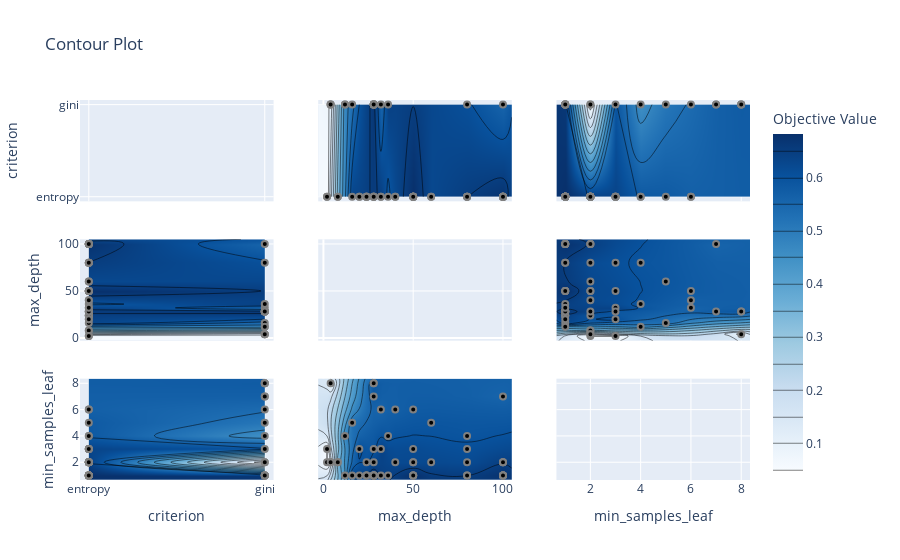

This figure's notebook cell:
### Code cell
# plots parameter interactive chart from we can choose which hyperparameter space has to explore
optuna.visualization.plot_contour(study)

### Figure 1 — Plotly figure (JSON) as saved in the notebook; plotly's stock layout.template omitted (floating-point values rounded to 4 significant figures; data arrays with more than 128 entries replaced by an {"elided": "..."} marker saying what was removed)
{"data": [{"type": "scatter", "xaxis": "x", "yaxis": "y"}, {"colorbar": {"title": {"text": "Objective Value"}}, "colorscale": [[0, "rgb(247,251,255)"], [0.125, "rgb(222,235,247)"], [0.25, "rgb(198,219,239)"], [0.375, "rgb(158,202,225)"], [0.5, "rgb(107,174,214)"], [0.625, "rgb(66,146,198)"], [0.75, "rgb(33,113,181)"], [0.875, "rgb(8,81,156)"], [1, "rgb(8,48,107)"]], "connectgaps": true, "contours": {"coloring": "heatmap"}, "hoverinfo": "none", "line": {"smoothing": 1.3}, "reversescale": false, "showscale": true, "type": "contour", "x": ["entropy", "gini"], "xaxis": "x4", "y": [-2.9, 2, 4, 8, 12, 16, 20, 24, 28, 32, 36, 40, 50, 60, 80, 100, 104.9], "yaxis": "y4", "z": [[null, null], [0.04997, null], [null, 0.118], [0.3648, null], [null, 0.476], [0.6331, 0.5294], [0.6356, null], [0.6445, null], [0.656, 0.6646], [0.6438, 0.5548], [0.5893, 0.6429], [0.6234, null], [0.6824, null], [0.6246, null], [0.6495, 0.6066], [0.6737, 0.5552], [null, null]]}, {"marker": {"color": "black", "line": {"color": "Gray", "width": 2}}, "mode": "markers", "name": "Feasible Trial", "showlegend": false, "type": "scatter", "x": ["entropy", "gini", "gini", "gini", "gini", "entropy", "entropy", "gini", "entropy", "gini", "entropy", "entropy", "entropy", "entropy", "entropy", "entropy", "entropy", "entropy", "entropy", "entropy", "entropy", "entropy", "entropy", "entropy", "entropy", "entropy", "entropy", "entropy", "entropy", "entropy", "entropy", "entropy", "entropy", "entropy", "gini", "gini", "gini", "gini", "gini", "gini", "gini", "gini", "entropy", "gini", "entropy", "entropy", "gini", "entropy", "entropy", "entropy", "gini", "entropy", "entropy", "entropy", "entropy", "entropy", "entropy", "entropy", "entropy", "entropy"], "xaxis": "x4", "y": [50, 28, 100, 4, 32, 100, 16, 80, 40, 12, 100, 100, 2, 8, 24, 36, 100, 20, 60, 100, 100, 24, 24, 24, 32, 80, 80, 80, 20, 8, 50, 28, 28, 28, 28, 28, 28, 28, 28, 4, 16, 28, 40, 12, 100, 2, 36, 28, 60, 100, 4, 80, 100, 32, 50, 50, 50, 50, 50, 50], "yaxis": "y4"}, {"colorbar": {"title": {"text": "Objective Value"}}, "colorscale": [[0, "rgb(247,251,255)"], [0.125, "rgb(222,235,247)"], [0.25, "rgb(198,219,239)"], [0.375, "rgb(158,202,225)"], [0.5, "rgb(107,174,214)"], [0.625, "rgb(66,146,198)"], [0.75, "rgb(33,113,181)"], [0.875, "rgb(8,81,156)"], [1, "rgb(8,48,107)"]], "connectgaps": true, "contours": {"coloring": "heatmap"}, "hoverinfo": "none", "line": {"smoothing": 1.3}, "reversescale": false, "showscale": false, "type": "contour", "x": ["entropy", "gini"], "xaxis": "x7", "y": [0.65, 1, 2, 3, 4, 5, 6, 7, 8, 8.35], "yaxis": "y7", "z": [[null, null], [0.6824, 0.6646], [0.646, 0.118], [0.6385, 0.6066], [0.594, 0.476], [0.5912, 0.5294], [0.579, 0.5548], [null, 0.5787], [null, 0.5883], [null, null]]}, {"marker": {"color": "black", "line": {"color": "Gray", "width": 2}}, "mode": "markers", "name": "Feasible Trial", "showlegend": false, "type": "scatter", "x": ["entropy", "gini", "gini", "gini", "gini", "entropy", "entropy", "gini", "entropy", "gini", "entropy", "entropy", "entropy", "entropy", "entropy", "entropy", "entropy", "entropy", "entropy", "entropy", "entropy", "entropy", "entropy", "entropy", "entropy", "entropy", "entropy", "entropy", "entropy", "entropy", "entropy", "entropy", "entropy", "entropy", "gini", "gini", "gini", "gini", "gini", "gini", "gini", "gini", "entropy", "gini", "entropy", "entropy", "gini", "entropy", "entropy", "entropy", "gini", "entropy", "entropy", "entropy", "entropy", "entropy", "entropy", "entropy", "entropy", "entropy"], "xaxis": "x7", "y": [2, 8, 7, 8, 6, 2, 1, 3, 6, 4, 1, 1, 3, 2, 1, 4, 2, 3, 5, 2, 1, 1, 1, 2, 3, 1, 2, 4, 1, 2, 3, 1, 1, 2, 1, 1, 1, 8, 7, 2, 5, 1, 2, 1, 1, 2, 1, 3, 2, 1, 2, 1, 1, 1, 1, 1, 1, 2, 1, 6], "yaxis": "y7"}, {"colorbar": {"title": {"text": "Objective Value"}}, "colorscale": [[0, "rgb(247,251,255)"], [0.125, "rgb(222,235,247)"], [0.25, "rgb(198,219,239)"], [0.375, "rgb(158,202,225)"], [0.5, "rgb(107,174,214)"], [0.625, "rgb(66,146,198)"], [0.75, "rgb(33,113,181)"], [0.875, "rgb(8,81,156)"], [1, "rgb(8,48,107)"]], "connectgaps": true, "contours": {"coloring": "heatmap"}, "hoverinfo": "none", "line": {"smoothing": 1.3}, "reversescale": false, "showscale": false, "type": "contour", "x": [-2.9, 2, 4, 8, 12, 16, 20, 24, 28, 32, 36, 40, 50, 60, 80, 100, 104.9], "xaxis": "x2", "y": ["entropy", "gini"], "yaxis": "y2", "z": [[null, 0.04997, null, 0.3648, null, 0.6331, 0.6356, 0.6445, 0.656, 0.6438, 0.5893, 0.6234, 0.6824, 0.6246, 0.6495, 0.6737, null], [null, null, 0.118, null, 0.476, 0.5294, null, null, 0.6646, 0.5548, 0.6429, null, null, null, 0.6066, 0.5552, null]]}, {"marker": {"color": "black", "line": {"color": "Gray", "width": 2}}, "mode": "markers", "name": "Feasible Trial", "showlegend": false, "type": "scatter", "x": [50, 28, 100, 4, 32, 100, 16, 80, 40, 12, 100, 100, 2, 8, 24, 36, 100, 20, 60, 100, 100, 24, 24, 24, 32, 80, 80, 80, 20, 8, 50, 28, 28, 28, 28, 28, 28, 28, 28, 4, 16, 28, 40, 12, 100, 2, 36, 28, 60, 100, 4, 80, 100, 32, 50, 50, 50, 50, 50, 50], "xaxis": "x2", "y": ["entropy", "gini", "gini", "gini", "gini", "entropy", "entropy", "gini", "entropy", "gini", "entropy", "entropy", "entropy", "entropy", "entropy", "entropy", "entropy", "entropy", "entropy", "entropy", "entropy", "entropy", "entropy", "entropy", "entropy", "entropy", "entropy", "entropy", "entropy", "entropy", "entropy", "entropy", "entropy", "entropy", "gini", "gini", "gini", "gini", "gini", "gini", "gini", "gini", "entropy", "gini", "entropy", "entropy", "gini", "entropy", "entropy", "entropy", "gini", "entropy", "entropy", "entropy", "entropy", "entropy", "entropy", "entropy", "entropy", "entropy"], "yaxis": "y2"}, {"type": "scatter", "xaxis": "x5", "yaxis": "y5"}, {"colorbar": {"title": {"text": "Objective Value"}}, "colorscale": [[0, "rgb(247,251,255)"], [0.125, "rgb(222,235,247)"], [0.25, "rgb(198,219,239)"], [0.375, "rgb(158,202,225)"], [0.5, "rgb(107,174,214)"], [0.625, "rgb(66,146,198)"], [0.75, "rgb(33,113,181)"], [0.875, "rgb(8,81,156)"], [1, "rgb(8,48,107)"]], "connectgaps": true, "contours": {"coloring": "heatmap"}, "hoverinfo": "none", "line": {"smoothing": 1.3}, "reversescale": false, "showscale": false, "type": "contour", "x": [-2.9, 2, 4, 8, 12, 16, 20, 24, 28, 32, 36, 40, 50, 60, 80, 100, 104.9], "xaxis": "x8", "y": [0.65, 1, 2, 3, 4, 5, 6, 7, 8, 8.35], "yaxis": "y8", "z": {"elided": "10x17 float values"}}, {"marker": {"color": "black", "line": {"color": "Gray", "width": 2}}, "mode": "markers", "name": "Feasible Trial", "showlegend": false, "type": "scatter", "x": [50, 28, 100, 4, 32, 100, 16, 80, 40, 12, 100, 100, 2, 8, 24, 36, 100, 20, 60, 100, 100, 24, 24, 24, 32, 80, 80, 80, 20, 8, 50, 28, 28, 28, 28, 28, 28, 28, 28, 4, 16, 28, 40, 12, 100, 2, 36, 28, 60, 100, 4, 80, 100, 32, 50, 50, 50, 50, 50, 50], "xaxis": "x8", "y": [2, 8, 7, 8, 6, 2, 1, 3, 6, 4, 1, 1, 3, 2, 1, 4, 2, 3, 5, 2, 1, 1, 1, 2, 3, 1, 2, 4, 1, 2, 3, 1, 1, 2, 1, 1, 1, 8, 7, 2, 5, 1, 2, 1, 1, 2, 1, 3, 2, 1, 2, 1, 1, 1, 1, 1, 1, 2, 1, 6], "yaxis": "y8"}, {"colorbar": {"title": {"text": "Objective Value"}}, "colorscale": [[0, "rgb(247,251,255)"], [0.125, "rgb(222,235,247)"], [0.25, "rgb(198,219,239)"], [0.375, "rgb(158,202,225)"], [0.5, "rgb(107,174,214)"], [0.625, "rgb(66,146,198)"], [0.75, "rgb(33,113,181)"], [0.875, "rgb(8,81,156)"], [1, "rgb(8,48,107)"]], "connectgaps": true, "contours": {"coloring": "heatmap"}, "hoverinfo": "none", "line": {"smoothing": 1.3}, "reversescale": false, "showscale": false, "type": "contour", "x": [0.65, 1, 2, 3, 4, 5, 6, 7, 8, 8.35], "xaxis": "x3", "y": ["entropy", "gini"], "yaxis": "y3", "z": [[null, 0.6824, 0.646, 0.6385, 0.594, 0.5912, 0.579, null, null, null], [null, 0.6646, 0.118, 0.6066, 0.476, 0.5294, 0.5548, 0.5787, 0.5883, null]]}, {"marker": {"color": "black", "line": {"color": "Gray", "width": 2}}, "mode": "markers", "name": "Feasible Trial", "showlegend": false, "type": "scatter", "x": [2, 8, 7, 8, 6, 2, 1, 3, 6, 4, 1, 1, 3, 2, 1, 4, 2, 3, 5, 2, 1, 1, 1, 2, 3, 1, 2, 4, 1, 2, 3, 1, 1, 2, 1, 1, 1, 8, 7, 2, 5, 1, 2, 1, 1, 2, 1, 3, 2, 1, 2, 1, 1, 1, 1, 1, 1, 2, 1, 6], "xaxis": "x3", "y": ["entropy", "gini", "gini", "gini", "gini", "entropy", "entropy", "gini", "entropy", "gini", "entropy", "entropy", "entropy", "entropy", "entropy", "entropy", "entropy", "entropy", "entropy", "entropy", "entropy", "entropy", "entropy", "entropy", "entropy", "entropy", "entropy", "entropy", "entropy", "entropy", "entropy", "entropy", "entropy", "entropy", "gini", "gini", "gini", "gini", "gini", "gini", "gini", "gini", "entropy", "gini", "entropy", "entropy", "gini", "entropy", "entropy", "entropy", "gini", "entropy", "entropy", "entropy", "entropy", "entropy", "entropy", "entropy", "entropy", "entropy"], "yaxis": "y3"}, {"colorbar": {"title": {"text": "Objective Value"}}, "colorscale": [[0, "rgb(247,251,255)"], [0.125, "rgb(222,235,247)"], [0.25, "rgb(198,219,239)"], [0.375, "rgb(158,202,225)"], [0.5, "rgb(107,174,214)"], [0.625, "rgb(66,146,198)"], [0.75, "rgb(33,113,181)"], [0.875, "rgb(8,81,156)"], [1, "rgb(8,48,107)"]], "connectgaps": true, "contours": {"coloring": "heatmap"}, "hoverinfo": "none", "line": {"smoothing": 1.3}, "reversescale": false, "showscale": false, "type": "contour", "x": [0.65, 1, 2, 3, 4, 5, 6, 7, 8, 8.35], "xaxis": "x6", "y": [-2.9, 2, 4, 8, 12, 16, 20, 24, 28, 32, 36, 40, 50, 60, 80, 100, 104.9], "yaxis": "y6", "z": {"elided": "17x10 float values"}}, {"marker": {"color": "black", "line": {"color": "Gray", "width": 2}}, "mode": "markers", "name": "Feasible Trial", "showlegend": false, "type": "scatter", "x": [2, 8, 7, 8, 6, 2, 1, 3, 6, 4, 1, 1, 3, 2, 1, 4, 2, 3, 5, 2, 1, 1, 1, 2, 3, 1, 2, 4, 1, 2, 3, 1, 1, 2, 1, 1, 1, 8, 7, 2, 5, 1, 2, 1, 1, 2, 1, 3, 2, 1, 2, 1, 1, 1, 1, 1, 1, 2, 1, 6], "xaxis": "x6", "y": [50, 28, 100, 4, 32, 100, 16, 80, 40, 12, 100, 100, 2, 8, 24, 36, 100, 20, 60, 100, 100, 24, 24, 24, 32, 80, 80, 80, 20, 8, 50, 28, 28, 28, 28, 28, 28, 28, 28, 4, 16, 28, 40, 12, 100, 2, 36, 28, 60, 100, 4, 80, 100, 32, 50, 50, 50, 50, 50, 50], "yaxis": "y6"}, {"type": "scatter", "xaxis": "x9", "yaxis": "y9"}], "layout": {"title": {"text": "Contour Plot"}, "xaxis": {"anchor": "y", "domain": [0, 0.2889], "matches": "x7", "range": [-0.05, 1.05], "showticklabels": false, "type": "category"}, "xaxis2": {"anchor": "y2", "domain": [0.3556, 0.6444], "matches": "x8", "range": [-2.9, 104.9], "showticklabels": false}, "xaxis3": {"anchor": "y3", "domain": [0.7111, 1], "matches": "x9", "range": [0.65, 8.35], "showticklabels": false}, "xaxis4": {"anchor": "y4", "domain": [0, 0.2889], "matches": "x7", "range": [-0.05, 1.05], "showticklabels": false, "type": "category"}, "xaxis5": {"anchor": "y5", "domain": [0.3556, 0.6444], "matches": "x8", "range": [-2.9, 104.9], "showticklabels": false}, "xaxis6": {"anchor": "y6", "domain": [0.7111, 1], "matches": "x9", "range": [0.65, 8.35], "showticklabels": false}, "xaxis7": {"anchor": "y7", "domain": [0, 0.2889], "range": [-0.05, 1.05], "title": {"text": "criterion"}, "type": "category"}, "xaxis8": {"anchor": "y8", "domain": [0.3556, 0.6444], "range": [-2.9, 104.9], "title": {"text": "max_depth"}}, "xaxis9": {"anchor": "y9", "domain": [0.7111, 1], "range": [0.65, 8.35], "title": {"text": "min_samples_leaf"}}, "yaxis": {"anchor": "x", "domain": [0.7333, 1], "range": [-0.05, 1.05], "title": {"text": "criterion"}, "type": "category"}, "yaxis2": {"anchor": "x2", "domain": [0.7333, 1], "matches": "y", "range": [-0.05, 1.05], "showticklabels": false, "type": "category"}, "yaxis3": {"anchor": "x3", "domain": [0.7333, 1], "matches": "y", "range": [-0.05, 1.05], "showticklabels": false, "type": "category"}, "yaxis4": {"anchor": "x4", "domain": [0.3667, 0.6333], "range": [-2.9, 104.9], "title": {"text": "max_depth"}}, "yaxis5": {"anchor": "x5", "domain": [0.3667, 0.6333], "matches": "y4", "range": [-2.9, 104.9], "showticklabels": false}, "yaxis6": {"anchor": "x6", "domain": [0.3667, 0.6333], "matches": "y4", "range": [-2.9, 104.9], "showticklabels": false}, "yaxis7": {"anchor": "x7", "domain": [0, 0.2667], "range": [0.65, 8.35], "title": {"text": "min_samples_leaf"}}, "yaxis8": {"anchor": "x8", "domain": [0, 0.2667], "matches": "y7", "range": [0.65, 8.35], "showticklabels": false}, "yaxis9": {"anchor": "x9", "domain": [0, 0.2667], "matches": "y7", "range": [0.65, 8.35], "showticklabels": false}}}
